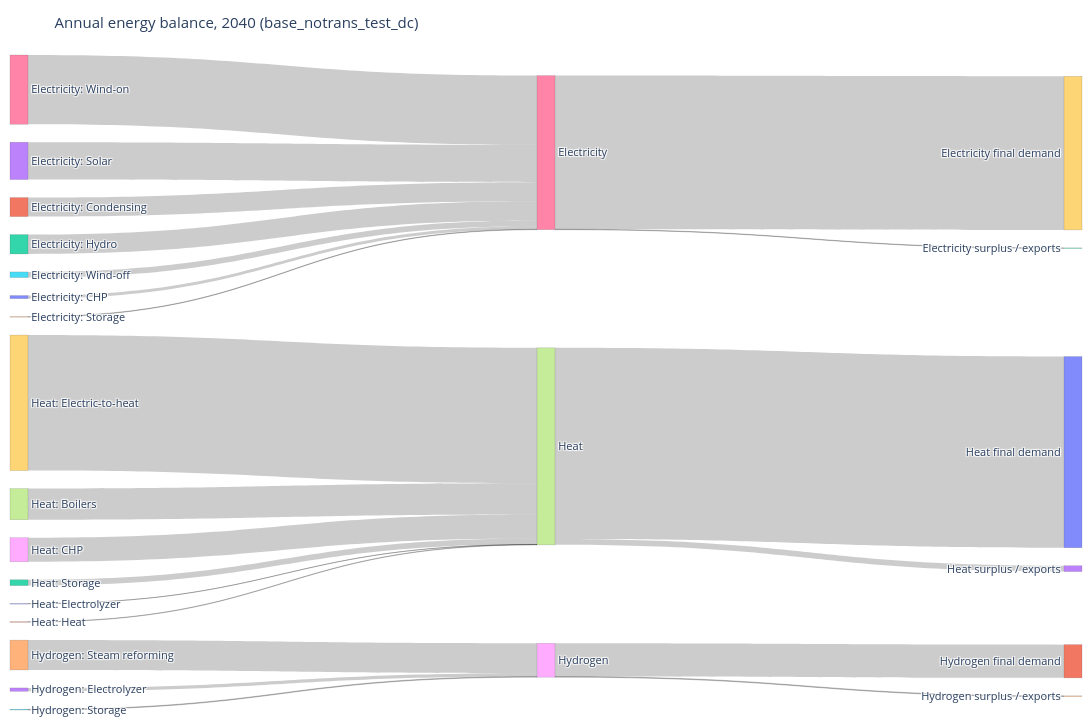

Notebook code cell kept with this figure:
### Code cell
# 1.6 Annual energy-balance Sankey diagram (TWh)
# Technology groups feed carriers, which feed final demand.
SANKEY_YEAR = max(get("PRO_YCRAGF")["Year"])
sankey_carriers = ["ELECTRICITY", "HEAT", "HYDROGEN"]
sankey_names = {"ELECTRICITY": "Electricity", "HEAT": "Heat", "HYDROGEN": "Hydrogen"}

sankey_pro = get("PRO_YCRAGF").query("Year == @SANKEY_YEAR and Commodity in @sankey_carriers").copy()
sankey_pro["Source"] = tech_group(sankey_pro, unpack=True)
sankey_pro = sankey_pro.groupby(["Commodity", "Source"])["Value"].sum().reset_index()

sankey_dem = pd.concat([
    get("EL_DEMAND_YCR").assign(Commodity="ELECTRICITY"),
    get("H_DEMAND_YCRA").assign(Commodity="HEAT"),
    get("H2_DEMAND_YCR").assign(Commodity="HYDROGEN"),
], ignore_index=True).query("Year == @SANKEY_YEAR and Commodity in @sankey_carriers")
sankey_dem = sankey_dem.groupby("Commodity")["Value"].sum()

source_labels = [f"{row.Commodity.title()}: {row.Source}" for row in sankey_pro.itertuples()]
carrier_labels = [sankey_names[c] for c in sankey_carriers]
sink_labels = [f"{sankey_names[c]} final demand" for c in sankey_carriers]
labels = source_labels + carrier_labels + sink_labels
carrier_index = {c: len(source_labels) + i for i, c in enumerate(sankey_carriers)}
sink_index = {c: len(source_labels) + len(carrier_labels) + i for i, c in enumerate(sankey_carriers)}
source_index = {(row.Commodity, row.Source): i for i, row in enumerate(sankey_pro.itertuples())}

links = [(source_index[(row.Commodity, row.Source)], carrier_index[row.Commodity], row.Value) for row in sankey_pro.itertuples() if row.Value > 0]
for commodity in sankey_carriers:
    supply = sankey_pro.loc[sankey_pro["Commodity"] == commodity, "Value"].sum()
    demand_value = float(sankey_dem.get(commodity, 0))
    if demand_value > 0:
        links.append((carrier_index[commodity], sink_index[commodity], demand_value))
    residual = supply - demand_value
    if residual > 1e-9:
        labels.append(f"{sankey_names[commodity]} surplus / exports")
        links.append((carrier_index[commodity], len(labels) - 1, residual))
    elif residual < -1e-9:
        labels.append(f"{sankey_names[commodity]} net imports")
        links.append((len(labels) - 1, carrier_index[commodity], -residual))

fig = go.Figure(go.Sankey(
    arrangement="snap",
    node=dict(label=labels, pad=18, thickness=18, line=dict(color="rgba(80,80,80,0.35)", width=0.5)),
    link=dict(source=[x[0] for x in links], target=[x[1] for x in links], value=[x[2] for x in links]),
))
fig.update_layout(title=f"Annual energy balance, {SANKEY_YEAR} ({SCENARIO})", height=720, width=1250,
                  font=dict(size=11), margin=dict(l=10, r=10, t=55, b=10))
fig.show()

### Figure 1 — Plotly figure (JSON) as saved in the notebook; plotly's stock layout.template omitted (floating-point values rounded to 4 significant figures)
{"data": [{"arrangement": "snap", "link": {"source": [0, 1, 2, 3, 4, 5, 6, 7, 8, 9, 10, 11, 12, 13, 14, 15, 16, 16, 17, 17, 18, 18], "target": [16, 16, 16, 16, 16, 16, 16, 17, 17, 17, 17, 17, 17, 18, 18, 18, 19, 22, 20, 23, 21, 24], "value": [98.34, 609.0, 619.6, 1196.0, 14.27, 180.2, 2218.0, 997.3, 770.1, 4341.0, 4.184, 11.83, 186.8, 108.5, 955.4, 21.62, 4921.0, 14.27, 6125.0, 186.8, 1064.0, 21.62]}, "node": {"label": ["Electricity: CHP", "Electricity: Condensing", "Electricity: Hydro", "Electricity: Solar", "Electricity: Storage", "Electricity: Wind-off", "Electricity: Wind-on", "Heat: Boilers", "Heat: CHP", "Heat: Electric-to-heat", "Heat: Electrolyzer", "Heat: Heat", "Heat: Storage", "Hydrogen: Electrolyzer", "Hydrogen: Steam reforming", "Hydrogen: Storage", "Electricity", "Heat", "Hydrogen", "Electricity final demand", "Heat final demand", "Hydrogen final demand", "Electricity surplus / exports", "Heat surplus / exports", "Hydrogen surplus / exports"], "line": {"color": "rgba(80,80,80,0.35)", "width": 0.5}, "pad": 18, "thickness": 18}, "type": "sankey"}], "layout": {"font": {"size": 11}, "height": 720, "margin": {"b": 10, "l": 10, "r": 10, "t": 55}, "title": {"text": "Annual energy balance, 2040 (base_notrans_test_dc)"}, "width": 1250}}
